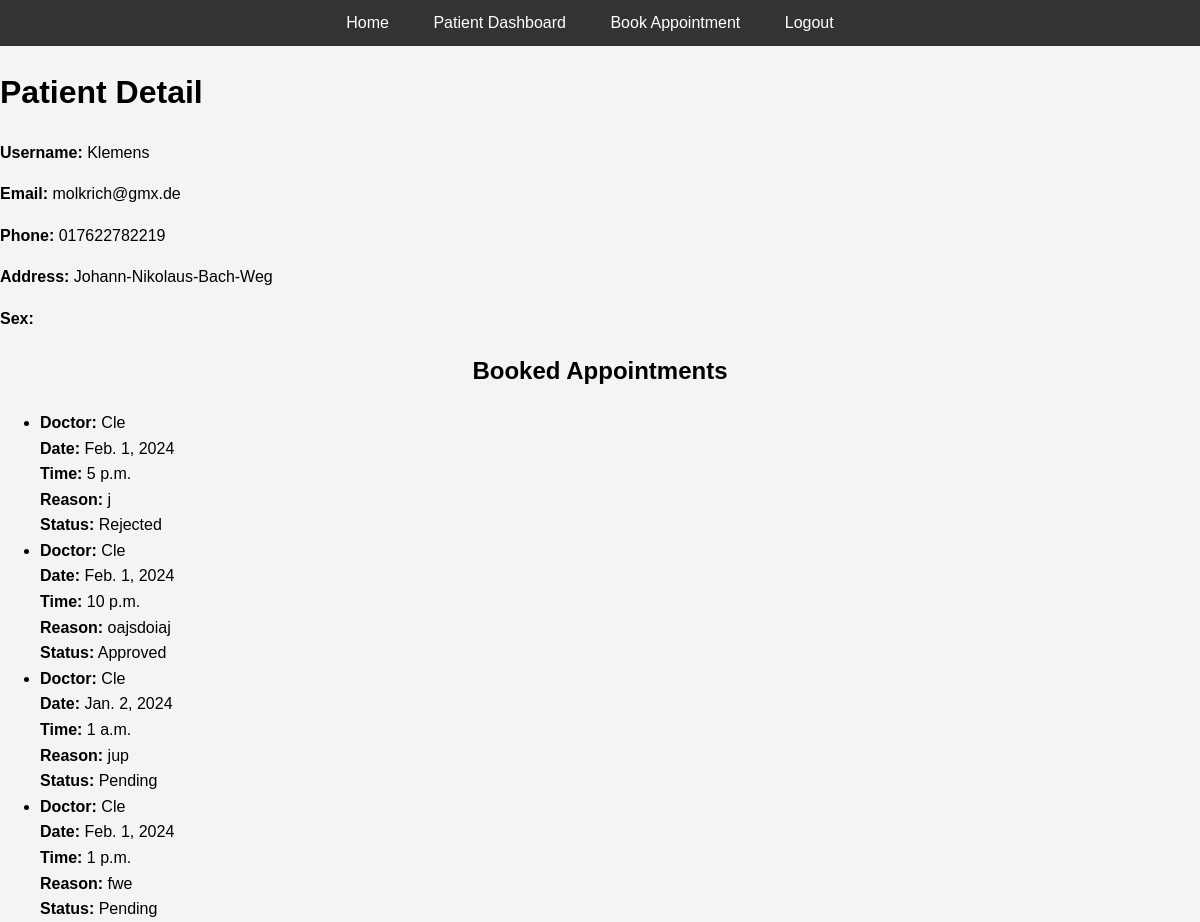
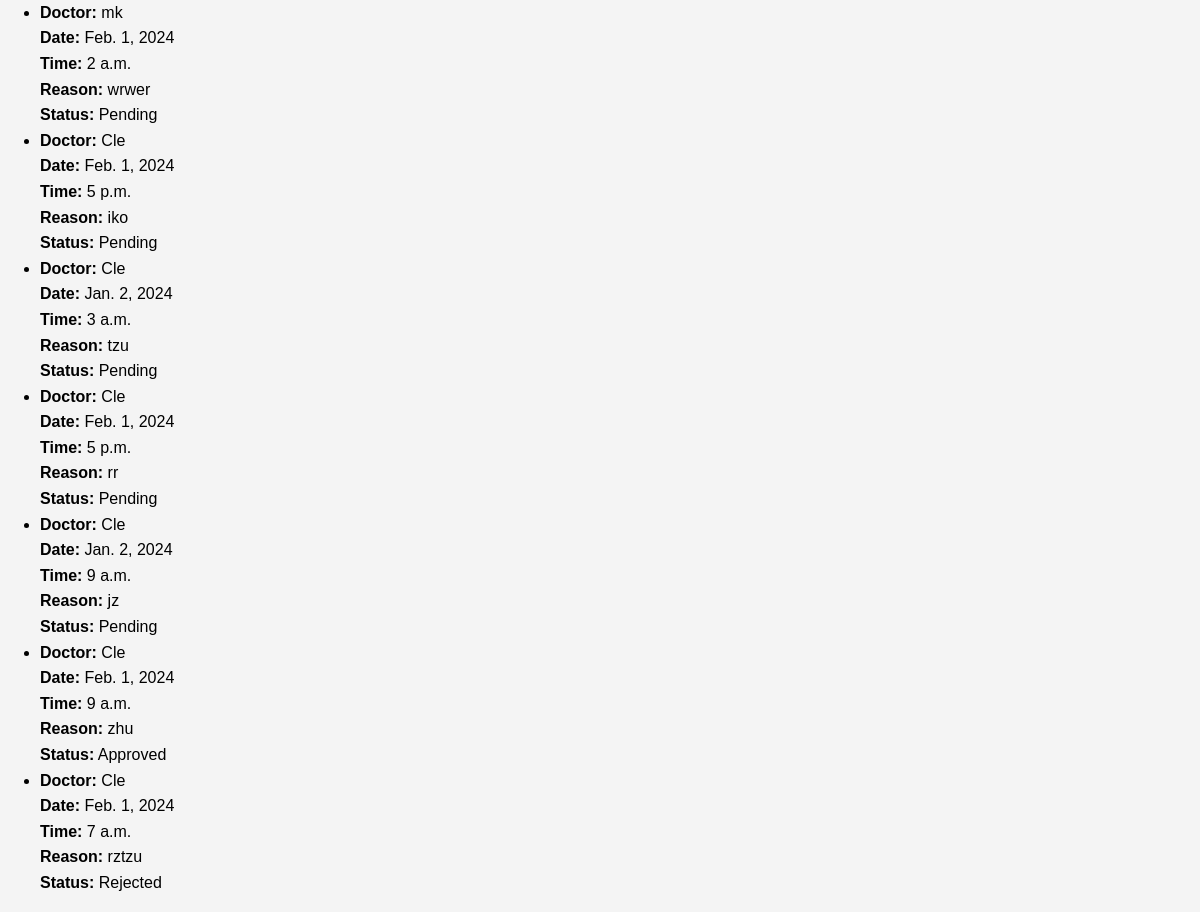
Page /bookings/patient/ (signed in) on the committed database (2 pictures, top to bottom).
### bookings/models.py (models this page shows, shortened)
class Patient(models.Model):
    SEX_CHOICES = [
        ('M', 'Male'),
        ('F', 'Female'),
        ('O', 'Other'),
    ]
    user = models.OneToOneField(User, on_delete=models.CASCADE)
    phone = models.CharField(max_length=15)
    address = models.CharField(max_length=255)
    sex = models.CharField(max_length=1, choices=SEX_CHOICES)

class Appointment(models.Model):
    STATUS_CHOICES = [
        ('pending', 'Pending'),
        ('approved', 'Approved'),
        ('rejected', 'Rejected'),
    ]
    patient = models.ForeignKey(Patient, on_delete=models.CASCADE)
    doctor = models.ForeignKey(Doctor, on_delete=models.CASCADE)
    date = models.DateField()
    time = models.TimeField()
    reason = models.TextField()
    status = models.CharField(max_length=10, choices=STATUS_CHOICES, default='pending')

class Doctor(models.Model):
    user = models.OneToOneField(User, on_delete=models.CASCADE)
    specialty = models.CharField(max_length=100)

### bookings/views.py (the view)
# urls.py: path('patient/', views.patient_detail, name='patient_detail'),
@login_required
def patient_detail(request):
    try:
        patient = Patient.objects.get(user=request.user)  # Retrieve the Patient instance for the logged-in user
        appointments = Appointment.objects.filter(patient=patient)
        return render(request, 'bookings/patient_detail.html', {'patient': patient, 'appointments': appointments})
    except Patient.DoesNotExist:
        if hasattr(request.user, 'doctor'):
            return redirect('doctor_dashboard')
        else:
            return render(request, 'role_not_assigned.html')  # New template to inform no role assigned

### bookings/context_processors.py (called while the page is built)
def user_roles(request):
    if request.user.is_authenticated:
        is_patient = Patient.objects.filter(user=request.user).exists()
        is_doctor = Doctor.objects.filter(user=request.user).exists()
        return {
            'is_patient': is_patient,
            'is_doctor': is_doctor,
        }
    return {}

### bookings/templates/bookings/patient_detail.html (shortened to what this page needs)
{% load static %}
<!DOCTYPE html>
<html>
<head>
    <link rel="stylesheet" type="text/css" href="{% static 'css/styles.css' %}">
</head>
<body>
    <header>
        <nav>
            <ul>
                <li><a href="{% url 'index' %}">Home</a></li>
                {% if user.is_authenticated %}
                    {% if user.patient %}
                        <li><a href="{% url 'patient_detail' %}">Patient Dashboard</a></li>
                        <li><a href="{% url 'book_appointment' %}">Book Appointment</a></li>
                    {% endif %}
                    <li><a href="{% url 'logout' %}">Logout</a></li>
                {% else %}
                    <li><a href="{% url 'login' %}">Login</a></li>
                    <li><a href="{% url 'register_patient' %}">Register</a></li>
                {% endif %}
            </ul>
        </nav>
    </header>
    <h1>Patient Detail</h1>
    <p><strong>Username:</strong> {{ patient.user.username }}</p>
    <p><strong>Email:</strong> {{ patient.user.email }}</p>
    <p><strong>Phone:</strong> {{ patient.phone }}</p>
    <p><strong>Address:</strong> {{ patient.address }}</p>
    <p><strong>Sex:</strong> {{ patient.get_sex_display }}</p>
    <h2>Booked Appointments</h2>
    <ul>
        {% if appointments %}
            {% for appointment in appointments %}
                <li>
                    <strong>Doctor:</strong> {{ appointment.doctor.user.username }}<br>
                    <strong>Date:</strong> {{ appointment.date }}<br>
                    <strong>Time:</strong> {{ appointment.time }}<br>
                    <strong>Reason:</strong> {{ appointment.reason }}<br>
                    <strong>Status:</strong> {{ appointment.get_status_display }}<br>
                </li>
            {% endfor %}
        {% else %}
            <li>No appointments booked.</li>
        {% endif %}
    </ul>
</body>
</html>

### static/css/styles.css (style rules this page uses)
body { font-family: Arial, sans-serif; line-height: 1.6; background-color: #f4f4f4; margin: 0; padding: 0; }
header { background-color: #333; color: #fff; padding: 10px 0; }
header nav ul { list-style-type: none; padding: 0; margin: 0; text-align: center; }
header nav ul li { display: inline-block; margin-right: 20px; }
header nav ul li a { color: #fff; text-decoration: none; padding: 5px 10px; }
h2 { text-align: center; margin-bottom: 20px; }

### rows in the picture
Patient: user.username "Klemens", user.email "molkrich@gmx.de", phone "017622782219", address "Johann-Nikolaus-Bach-Weg"
Appointment: doctor.user.username "Cle", date "Feb. 1, 2024", time "5 p.m.", reason "j", status "Rejected"
Appointment: doctor.user.username "Cle", date "Feb. 1, 2024", time "10 p.m.", reason "oajsdoiaj", status "Approved"
Appointment: doctor.user.username "Cle", date "Jan. 2, 2024", time "1 a.m.", reason "jup", status "Pending"
Appointment: doctor.user.username "Cle", date "Feb. 1, 2024", time "1 p.m.", reason "fwe", status "Pending"
Appointment: doctor.user.username "mk", date "Feb. 1, 2024", time "2 a.m.", reason "wrwer", status "Pending"
Appointment: doctor.user.username "Cle", date "Feb. 1, 2024", time "5 p.m.", reason "iko", status "Pending"
Appointment: doctor.user.username "Cle", date "Jan. 2, 2024", time "3 a.m.", reason "tzu", status "Pending"
Appointment: doctor.user.username "Cle", date "Feb. 1, 2024", time "5 p.m.", reason "rr", status "Pending"
Appointment: doctor.user.username "Cle", date "Jan. 2, 2024", time "9 a.m.", reason "jz", status "Pending"
Appointment: doctor.user.username "Cle", date "Feb. 1, 2024", time "9 a.m.", reason "zhu", status "Approved"
Appointment: doctor.user.username "Cle", date "Feb. 1, 2024", time "7 a.m.", reason "rztzu", status "Rejected"
